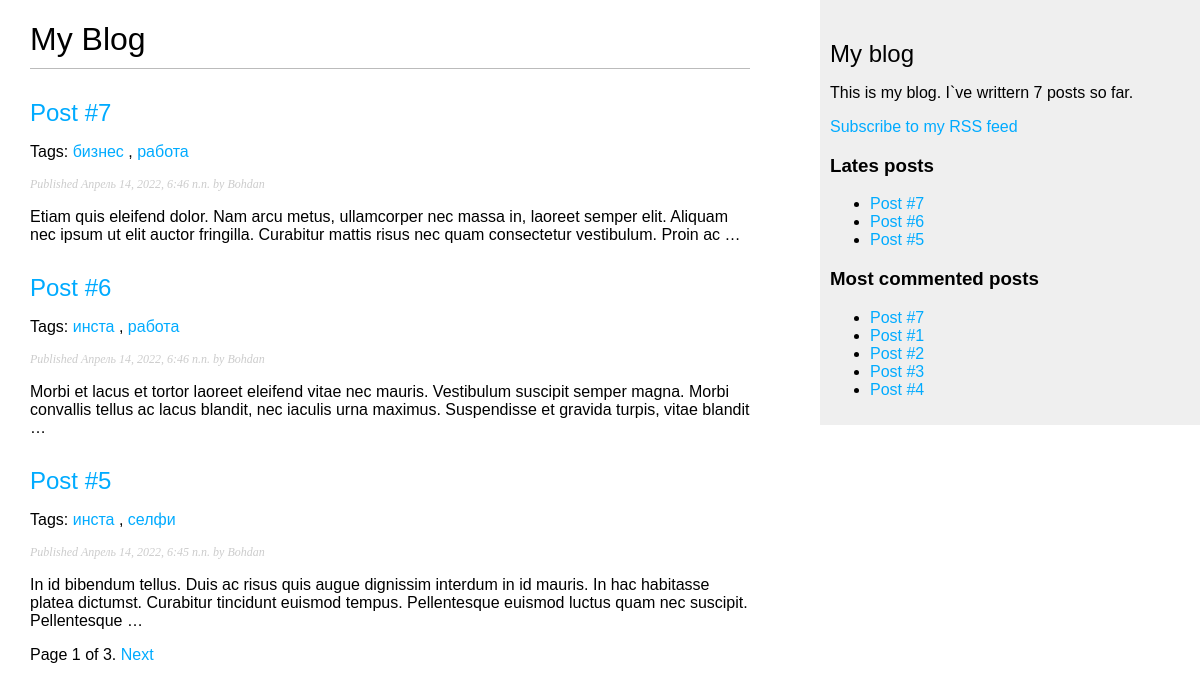
/blog/, run on an earlier commit of the app's database.
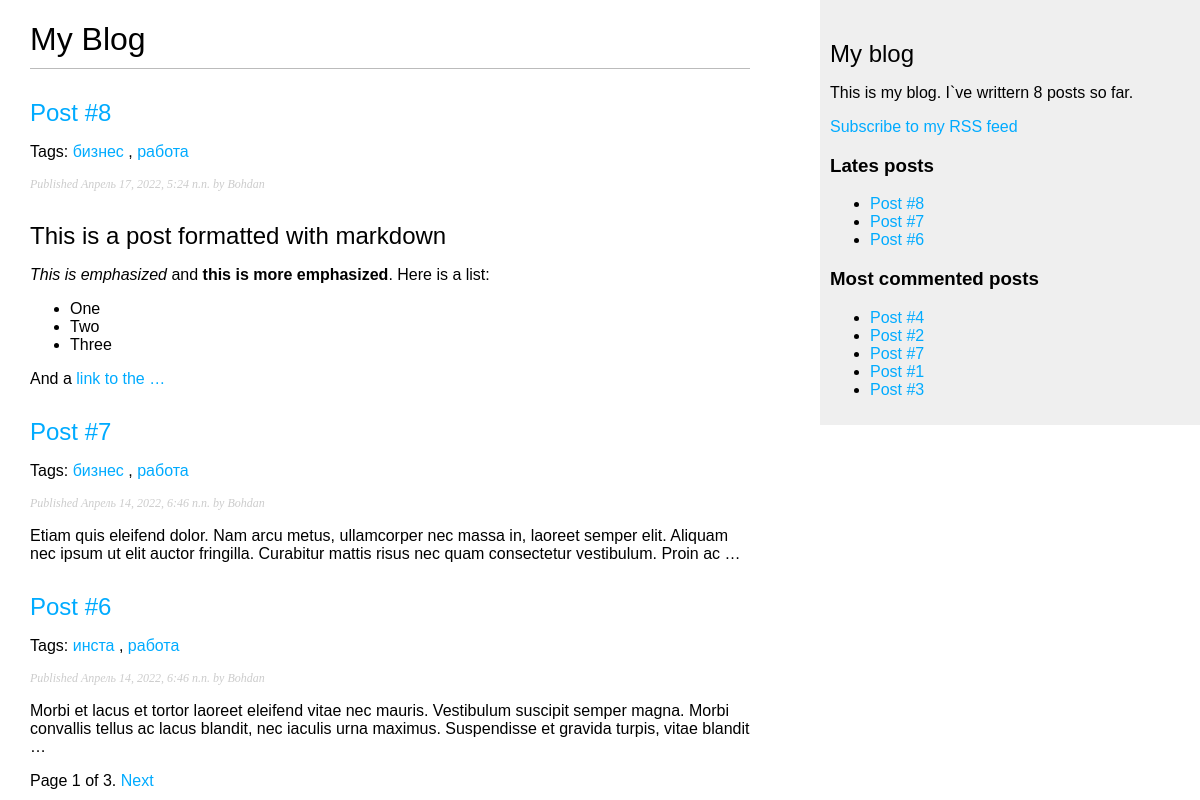
And on a later commit of the database.
### blog/models.py (models this page shows, shortened)
class Post(models.Model):
    STATUS_CHOICES = (
        ('draft', 'Draft'),
        ('published', 'Published'),
    )
    title = models.CharField(max_length=250)
    slug = models.SlugField(max_length=250, unique_for_date="publish")
    author = models.ForeignKey(User,
                               on_delete=models.CASCADE,
                               related_name='blog_posts')
    tags = TaggableManager()
    body = models.TextField()
    publish = models.DateTimeField(default=timezone.now)
    created = models.DateTimeField(auto_now_add=True)
    updated = models.DateField(auto_now=True)
    status = models.CharField(max_length=10, choices=STATUS_CHOICES,
                              default='draft')
    objects = models.Manager()  # Менеджер по умолчанию
    published = PublishedManager()  # Новый менеджер
    class Meta:
        ordering = ('-publish', )
    def get_absolute_url(self):
        return reverse('blog:post_detail', args=[self.publish.year, self.publish.month, self.publish.day, self.slug])

### blog/views.py (the view)
# urls.py: path('', views.post_list, name='post_list'),
def post_list(request, tag_slug=None):
    object_list = Post.published.all()
    tag = None
    if tag_slug:
        tag = get_object_or_404(Tag, slug=tag_slug)
        object_list = object_list.filter(tags__in=[tag])
    paginator = Paginator(object_list, 3)  # По 3 статьи на каждой странице.
    page = request.GET.get('page')
    try:
        posts = paginator.page(page)
    except PageNotAnInteger:
        posts = paginator.page(1)
    except EmptyPage:
        posts = paginator.page(paginator.num_pages)
    return render(request, 'blog/post/list.html', {'page': page, 'posts': posts, 'tag': tag})

### blog/models.py (called while the page is built)
    def get_queryset(self):
        return super().get_queryset().filter(status='published')

### blog/templatetags/blog_tags.py (called while the page is built)
@register.simple_tag
def total_posts():
    return Post.published.count()

@register.inclusion_tag('blog/post/latest_posts.html')
def show_lates_posts(count=5):
    latest_posts = Post.published.order_by('-publish')[:count]
    return {'latest_posts': latest_posts}

@register.simple_tag
def get_most_commented_posts(count=5):
    return Post.published.annotate(total_comments=Count('comments')
                                   ).order_by('-total_comments')[:count]

@register.filter(name='markdown')
def markdown_format(text):
    return mark_safe(markdown.markdown(text))

### blog/templates/blog/post/list.html (shortened to what this page needs)
{% extends "blog/base.html" %}
{% load blog_tags %}
{% block content %}
    <h1>My Blog</h1>
    {% for post in posts %}
        <h2>
            <a href="{{ post.get_absolute_url }}">{{ post.title }}</a>
        </h2>
        <p class="tags">
            Tags:
            {% for tag in post.tags.all %}
                <a href="{% url 'blog:post_list_by_tag' tag.slug }">
                    {{ tag.name }}
                </a>
                {% if not forloop.last %}, {% endif %}
            {% endfor %}
        </p>
        <p class="date">Published {{ post.publish }} by {{ post.author }}</p>
        {{ post.body | markdown | truncatewords:30}}
    {% endfor %}
    {% include "pagination.html" with page=posts %}
{% endblock %}

### blog/templates/blog/base.html (shortened to what this page needs)
{% load blog_tags %}
{% load static %}
<!DOCTYPE html>
<html lang="en">
<head>
    <link href="{% static 'css/blog.css' %}" rel="stylesheet">
</head>
<body>
    <div id="content">
        {% block content %}{% endblock %}
    </div>
    <div id="sidebar">
        <h2>My blog</h2>
        <p>This is my blog. I`ve writtern {% total_posts %} posts so far.</p>
        <p><a href="{% url 'blog:post_feed' %}">Subscribe to my RSS feed</a></p>
        <h3>Lates posts</h3>
        {% show_lates_posts 3 %}
        <h3>Most commented posts</h3>
        {% get_most_commented_posts as most_commented_posts %}
        <ul>
            {% for post in most_commented_posts %}
                <li><a href="{{ post.get_absolute_url }}">{{ post.title }}</a></li>
            {% endfor %}
        </ul>
    </div>
</body>
</html>

### blog/templates/pagination.html (shortened to what this page needs)
<div class="paginatin">
    <span class="step-links">
        <span class="current">
            Page {{ page.number }} of {{ page.paginator.num_pages }}.
        </span>
        {% if page.has_next %}
            <a href="?page={{ page.next_page_number }}">Next</a>
        {% endif %}
    </span>
</div>

### blog/templates/blog/post/latest_posts.html
<ul>
    {% for post in latest_posts %}
        <li><a href="{{ post.get_absolute_url }}">{{ post.title }}</a></li>
    {% endfor %}
</ul>

### blog/static/css/blog.css (style rules this page uses)
body { margin:0; padding:0; font-family:helvetica, sans-serif; }
a { color:#00abff; text-decoration:none; }
h1 { font-weight:normal; border-bottom:1px solid #bbb; padding:0 0 10px 0; }
h2 { font-weight:normal; margin:30px 0 0; }
#content { float:left; width:60%; padding:0 0 0 30px; }
#sidebar { float:right; width:30%; padding:10px; background:#efefef; height:100%; }
p.date { color:#ccc; font-family: georgia, serif; font-size: 12px; font-style: italic; }

What changed in the data, as far as the page shows it:
no longer on this page (row edited): Post: title "Post #5", publish "Апрель 14, 2022, 6:45 п.п.", author "Bohdan", body "In id bibendum tellus. Duis ac risus quis augue dignissim interdum in id mauris. In hac habitasse platea dictumst. Curabitur tincidunt euismod tempus. Pellentesque euismod luctus quam nec suscipit. Pellentesque …", Tag (name "инста")
no longer on this page (row unchanged): Tag: name "селфи", shown under "Post #5"
added Post: title "Post #8", publish "Апрель 17, 2022, 5:24 п.п.", author "Bohdan", body "This is a post formatted with markdown This is emphasized and this is more emphasized . Here is a list: One Two Three And a link to the …", Tag (name "бизнес"), Tag (name "работа")
changed Post "Post #4": moves up the list
changed Post "Post #2": moves up the list
Also different on the page:
text no longer shown: "7"
text now shown: "8"
